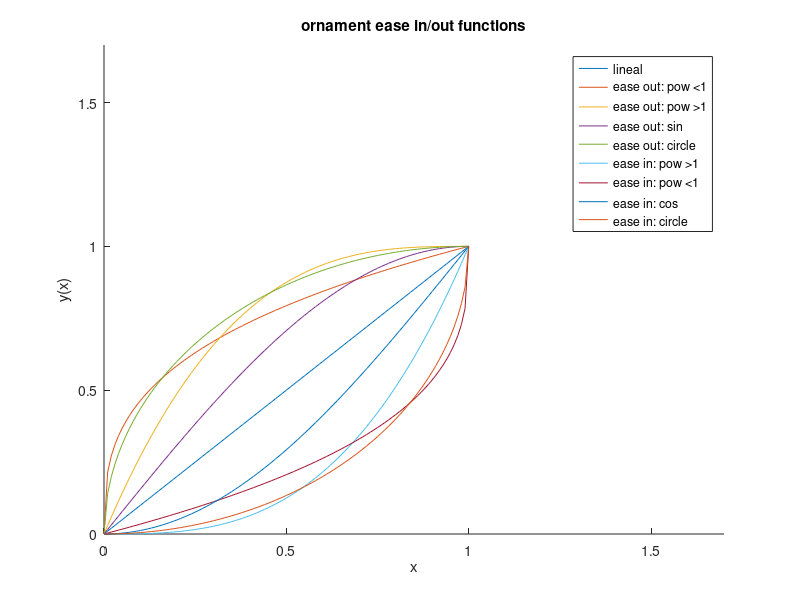
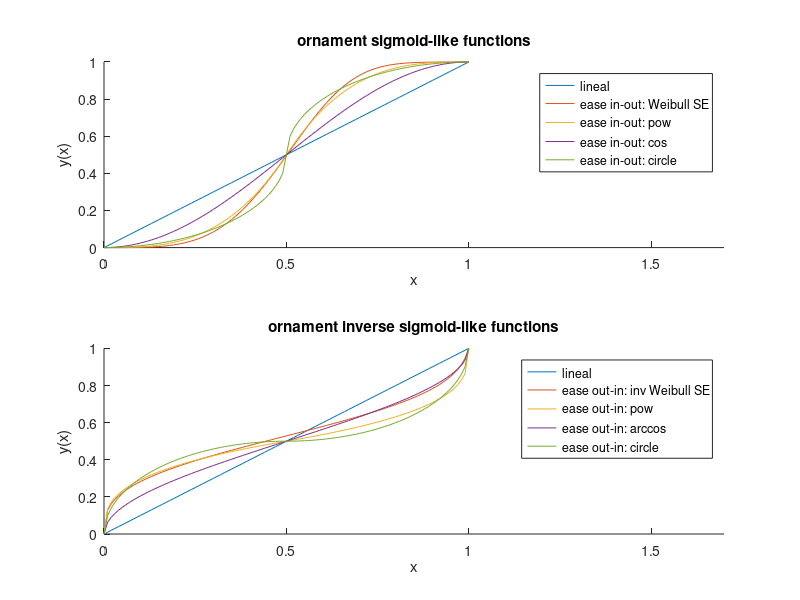

Here is the MATLAB script that generated these plots, in order:
close all
clear
clc

N = 1;
n = (0 : 0.01 : N);

%-----plot    
figure
hold on
ylabel('y(x)')
xlabel('x')

TitleString = sprintf('ornament ease in/out functions');
title(TitleString);

xlim([0 1.7]);
ylim([0 1.7]);

LegendString = cell(1,7);
LIdx = 1;

y = n;
plot(n,y)
LegendString{LIdx} = sprintf('lineal'); LIdx=LIdx+1;

%---------------------------------------------------------
y = n.^(1/3); 
plot(n,y)
LegendString{LIdx} = sprintf('ease out: pow <1'); LIdx=LIdx+1;

y = 1 - (1 - n).^3;
plot(n,y)
LegendString{LIdx} = sprintf('ease out: pow >1'); LIdx=LIdx+1;

y = sin(n * pi / 2);
plot(n,y)
LegendString{LIdx} = sprintf('ease out: sin'); LIdx=LIdx+1;

y = sqrt(1 - (n - 1).^2);
plot(n,y)
LegendString{LIdx} = sprintf('ease out: circle'); LIdx=LIdx+1;

%------------------------
y = n.^(3);
plot(n,y)
LegendString{LIdx} = sprintf('ease in: pow >1'); LIdx=LIdx+1;

y = 1 - (1 - n).^(1/3);
plot(n,y)
LegendString{LIdx} = sprintf('ease in: pow <1'); LIdx=LIdx+1;

y = 1 - cos(n * pi / 2);
plot(n,y)
LegendString{LIdx} = sprintf('ease in: cos'); LIdx=LIdx+1;

y = 1 - sqrt(1 - n.^2);
plot(n,y)
LegendString{LIdx} = sprintf('ease in: circle');

legend(LegendString,'Location','best')
hold off

%===========================================================
%===========================================================
figure
subplot(2,1,1)
hold on

ylabel('y(x)')
xlabel('x')

TitleString = sprintf('ornament sigmoid-like functions');
title(TitleString);

xlim([0 1.7]);
ylim([0 1.0]);

LegendString = cell(1,2);
LIdx = 1;

y = n;
plot(n,y)
LegendString{LIdx} = sprintf('lineal'); LIdx=LIdx+1;

%-------------------------------------------------------------
y = 1-exp(-(n/0.55).^4);
plot(n,y)
LegendString{LIdx} = sprintf('ease in-out: Weibull SE'); LIdx=LIdx+1; %Weibull "stretched exponential"

for i = 1:numel(n)
    if n(i)<0.5
        y(i) = 4*n(i).^3;
    else
        y(i) = 1 - ((-2*n(i) + 2).^3) / 2;
    end
end
plot(n,y)
LegendString{LIdx} = sprintf('ease in-out: pow'); LIdx=LIdx+1;

y = -(cos(pi * n) - 1) / 2;
plot(n,y)
LegendString{LIdx} = sprintf('ease in-out: cos'); LIdx=LIdx+1;

for i = 1:numel(n)
    if (n(i) < 0.5)
        y(i) = (1 - sqrt(1 - (2 * n(i)).^2)) / 2;
    else
        y(i) = (sqrt(1 - (-2 * n(i) + 2).^2) + 1) / 2;
    end
end
plot(n,y)
LegendString{LIdx} = sprintf('ease in-out: circle');

legend(LegendString,'Location','best')
hold off

%----------------------------------------------------------
subplot(2,1,2)
hold on
ylabel('y(x)')
xlabel('x')

TitleString = sprintf('ornament inverse sigmoid-like functions');
title(TitleString);

xlim([0 1.7]);
ylim([0 1.0]);

LegendString = cell(1,2);
LIdx = 1;

y = n;
plot(n,y)
LegendString{LIdx} = sprintf('lineal'); LIdx=LIdx+1;

%----------------------------
y = 0.6*(-log(1-0.990241559588*n)).^(1/3);
plot(n,y)
LegendString{LIdx} = sprintf('ease out-in: inv Weibull SE'); LIdx=LIdx+1;

for i = 1:numel(n)
    if n(i)<0.5 
        y(i) = (0.25*n(i)).^(1/3);   
    else
        y(i) = -((2-2*n(i)).^(1/3)-2)/2;
    end
end
plot(n,y)
LegendString{LIdx} = sprintf('ease out-in: pow'); LIdx=LIdx+1;

y = acos(-2*n+1)/pi; 
plot(n,y)
LegendString{LIdx} = sprintf('ease out-in: arccos'); LIdx=LIdx+1;

for i = 1:numel(n)
    if (n(i) < 0.5)
	    y(i) = (sqrt(1 - (2*n(i) - 1).^2)) / 2;
    else
        y(i) = 1 - sqrt(n(i) - n(i).^2);
    end
end
plot(n,y)
LegendString{LIdx} = sprintf('ease out-in: circle'); LIdx=LIdx+1;

legend(LegendString,'Location','best')
hold off

